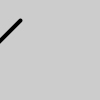
Frame 1 (no input)
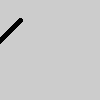
Frame 60 (the mouse pressed at the canvas centre just before this capture)
Frame 120 (the mouse held since frame 60 and released just before this capture): identical to frame 60, image omitted

The Processing sketch that drew these frames (run headless with seeded random() and noise(); from frame 60 on, the mouse is pressed at the canvas centre):

// Processing sketch: sketch_160330k
// ── sketch_160330k.pde
int x = 20;

void setup() {
  size(100,100);
  strokeWeight(4);
}

void draw() {
  if (keyPressed == true){
    x++;
  }
  line(x, 20, x-60, 80);
}
